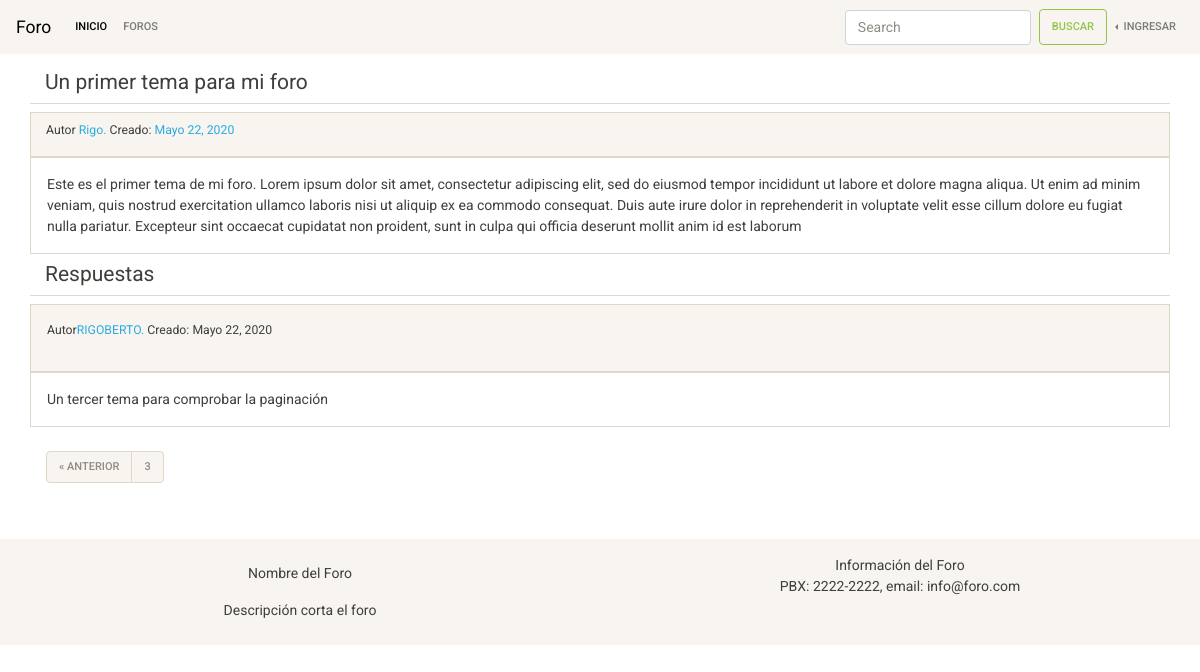
Page /forum/subjects/un-primer-tema-para-mi-foro/?page=3 on the committed database.
### apps/forum/models.py (models this page shows, shortened)
class Subject(models.Model):
    author = models.ForeignKey(settings.AUTH_USER_MODEL, on_delete=models.CASCADE,)
    title = title = models.CharField(_("Title"), max_length=150)
    publish_date = models.DateTimeField(_("Date of publication"), auto_now_add=True)
    text = models.TextField(_("Text"),)
    forum = models.ForeignKey(Forum, on_delete=models.CASCADE)
    slug = models.SlugField(max_length=50, unique=True)

class Comments(models.Model):
    author = models.ForeignKey(settings.AUTH_USER_MODEL, on_delete=models.CASCADE)
    Subject = models.ForeignKey(Subject, on_delete=models.CASCADE)
    publish_date = models.DateTimeField(_("Date of publication"), auto_now_add=True)
    text = models.TextField(_("Text"),)

### accounts/models.py (models this page shows)
class User(AbstractUser):
    is_moderator = models.BooleanField(_("moderator"), default=False)
    age = models.IntegerField(verbose_name=_("edad"), blank=False, null=False)

### apps/forum/views.py (the view)
# urls.py: path('subjects/<slug:slug>/', subject_details, name='subject_detail'),
def subject_details(request, slug):
    subject = Subject.objects.get(slug=slug)
    answers_list = subject.comments_set.all()
    paginator = Paginator(answers_list, 1)
    page = request.GET.get("page", 1)
    answers = paginator.get_page(page)
    context = {"subject": subject, "answers": answers}
    return render(request, "forum/subject.html", context)

### apps/forum/templates/forum/subject.html (shortened to what this page needs)
{% extends 'base.html' %}
{% load i18n %}
{% block content%}
<div class="container">
  <div class="row">
    <div class="col-12 mt-3 mb-2 border-bottom">
      <h4>{{ subject.title }}</h4>
    </div>
    <div class="col-12 bg-light border">
      <p class="small pt-2">{% trans 'Author: ' %} <span class="text-info">{{ subject.author }}.</span>  {% trans 'Created:' %} <span class="text-info">{{ subject.publish_date|date}}</span> </span></p>
    </div>
    <div class="col-12 p-3 border">{{ subject.text }}</div>
  </div>
  <div class="row">
    <div class="col-12 mt-2 border-bottom">
      <h4>{% trans 'Answers' %}</h4>
    </div>
  </div>
  <div class="row">
    {% for comment in  answers %}
    <div class="col-12 bg-light mt-2 p-3 border">
      <p class="small">{% trans 'Author: ' %}<span class="text-info">{{ comment.author }}.</span> {% trans 'Created' %}: <span>{{ comment.publish_date|date }}</span></p>
    </div>
    <div class="col-12 p-3 border">{{ comment.text }}</div>
    {% endfor %}
  </div>
  <div class="row">
    <div class="col-12 mt-2 p-3">
      {% if answers.has_other_pages %}
      <ul class="pagination">
        {% if answers.has_previous %}
        <li class="page-item disable"><a class="page-link" href="?page={{ answers.previous_page_number }}">&laquo; {% trans 'Previous' %}</a></li>
        {% endif %}
        <li class="page-item disable"><a class="page-link" href="?page={{ answers.number }}">{{ answers.number }}</a></li>
      </ul>
      {% endif %}
    </div>
  </div>
</div>
{% endblock content %}

### rows in the picture
Subject: title "Un primer tema para mi foro", author "Rigo", publish_date "Mayo 22, 2020", text "Este es el primer tema de mi foro. Lorem ipsum dolor sit amet, consectetur adipiscing elit, sed do eiusmod tempor incididunt ut labore et dolore magna aliqua. Ut enim ad minim veniam, quis nostrud exercitation ullamco laboris nisi ut aliquip ex ea commodo consequat. Duis aute irure dolor in reprehenderit in voluptate velit esse cillum dolore eu fugiat nulla pariatur. Excepteur sint occaecat cupidatat non proident, sunt in culpa qui officia deserunt mollit anim id est laborum"
Comments: author "RIGOBERTO", publish_date "Mayo 22, 2020", text "Un tercer tema para comprobar la paginación"

### other values in the picture
{{ answers.number }} "3"
